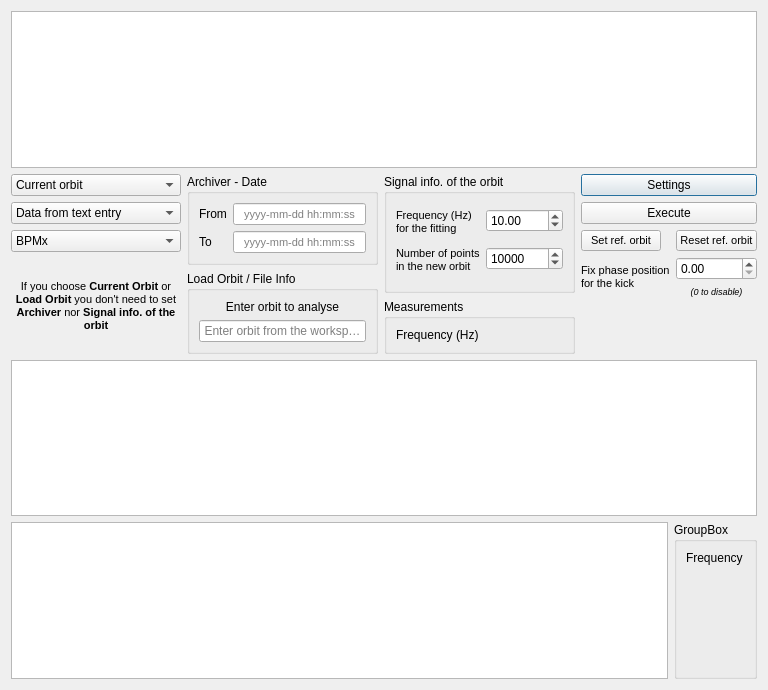
<?xml version="1.0" encoding="UTF-8"?>
<ui version="4.0">
 <class>Form</class>
 <widget class="QDialog" name="Form">
  <property name="geometry">
   <rect>
    <x>0</x>
    <y>0</y>
    <width>768</width>
    <height>690</height>
   </rect>
  </property>
  <property name="windowTitle">
   <string>Form</string>
  </property>
  <layout class="QGridLayout" name="gridLayout">
   <item row="1" column="1">
    <layout class="QHBoxLayout" name="horizontalLayout">
     <item>
      <layout class="QVBoxLayout" name="verticalLayout">
       <item>
        <widget class="QComboBox" name="orbite_source_combo">
         <item>
          <property name="text">
           <string>Current orbit</string>
          </property>
         </item>
         <item>
          <property name="text">
           <string>Orbit out of the time signal</string>
          </property>
         </item>
         <item>
          <property name="text">
           <string>Load orbit</string>
          </property>
         </item>
        </widget>
       </item>
       <item>
        <widget class="QComboBox" name="comboBox_3">
         <item>
          <property name="text">
           <string>Data from text entry</string>
          </property>
         </item>
         <item>
          <property name="text">
           <string>Data from file</string>
          </property>
         </item>
        </widget>
       </item>
       <item>
        <widget class="QComboBox" name="comboBox_2">
         <item>
          <property name="text">
           <string>BPMx</string>
          </property>
         </item>
         <item>
          <property name="text">
           <string>BPMy</string>
          </property>
         </item>
        </widget>
       </item>
       <item>
        <widget class="QLabel" name="label">
         <property name="font">
          <font>
           <pointsize>8</pointsize>
          </font>
         </property>
         <property name="text">
          <string>&lt;html&gt;&lt;head/&gt;&lt;body&gt;&lt;p&gt;If you choose &lt;span style=&quot; font-weight:600;&quot;&gt;Current Orbit&lt;/span&gt; or &lt;span style=&quot; font-weight:600;&quot;&gt;Load Orbit&lt;/span&gt; you don't need to set &lt;span style=&quot; font-weight:600;&quot;&gt;Archiver&lt;/span&gt; nor &lt;span style=&quot; font-weight:600;&quot;&gt;Signal info. of the orbit&lt;/span&gt;&lt;/p&gt;&lt;/body&gt;&lt;/html&gt;</string>
         </property>
         <property name="alignment">
          <set>Qt::AlignCenter</set>
         </property>
         <property name="wordWrap">
          <bool>true</bool>
         </property>
        </widget>
       </item>
      </layout>
     </item>
     <item>
      <layout class="QVBoxLayout" name="verticalLayout_2">
       <item>
        <widget class="QGroupBox" name="archive_box">
         <property name="title">
          <string>Archiver - Date</string>
         </property>
         <layout class="QFormLayout" name="formLayout">
          <property name="fieldGrowthPolicy">
           <enum>QFormLayout::ExpandingFieldsGrow</enum>
          </property>
          <item row="0" column="0">
           <widget class="QLabel" name="date_from_label">
            <property name="text">
             <string>From</string>
            </property>
           </widget>
          </item>
          <item row="0" column="1">
           <widget class="QLineEdit" name="date_from_edit">
            <property name="font">
             <font>
              <pointsize>8</pointsize>
             </font>
            </property>
            <property name="alignment">
             <set>Qt::AlignCenter</set>
            </property>
            <property name="placeholderText">
             <string>yyyy-mm-dd hh:mm:ss</string>
            </property>
           </widget>
          </item>
          <item row="1" column="0">
           <widget class="QLabel" name="date_to_label">
            <property name="text">
             <string>To</string>
            </property>
           </widget>
          </item>
          <item row="1" column="1">
           <widget class="QLineEdit" name="date_to_edit">
            <property name="font">
             <font>
              <pointsize>8</pointsize>
             </font>
            </property>
            <property name="maxLength">
             <number>20</number>
            </property>
            <property name="alignment">
             <set>Qt::AlignCenter</set>
            </property>
            <property name="placeholderText">
             <string>yyyy-mm-dd hh:mm:ss</string>
            </property>
           </widget>
          </item>
         </layout>
        </widget>
       </item>
       <item>
        <widget class="QGroupBox" name="orbit_info_box">
         <property name="title">
          <string>Load Orbit / File Info</string>
         </property>
         <property name="flat">
          <bool>false</bool>
         </property>
         <layout class="QGridLayout" name="gridLayout_2">
          <item row="1" column="0">
           <widget class="QLabel" name="orbit_info_label">
            <property name="text">
             <string>Enter orbit to analyse</string>
            </property>
            <property name="alignment">
             <set>Qt::AlignCenter</set>
            </property>
           </widget>
          </item>
          <item row="2" column="0">
           <widget class="QLineEdit" name="orbit_info_edit">
            <property name="alignment">
             <set>Qt::AlignCenter</set>
            </property>
            <property name="placeholderText">
             <string>Enter orbit from the workspace</string>
            </property>
           </widget>
          </item>
         </layout>
        </widget>
       </item>
      </layout>
     </item>
     <item>
      <layout class="QVBoxLayout" name="verticalLayout_3">
       <item>
        <widget class="QGroupBox" name="signal_info_box">
         <property name="title">
          <string>Signal info. of the orbit</string>
         </property>
         <layout class="QFormLayout" name="formLayout_2">
          <item row="0" column="0">
           <widget class="QLabel" name="fitting_freq_label">
            <property name="sizePolicy">
             <sizepolicy hsizetype="Expanding" vsizetype="Expanding">
              <horstretch>0</horstretch>
              <verstretch>0</verstretch>
             </sizepolicy>
            </property>
            <property name="font">
             <font>
              <pointsize>8</pointsize>
             </font>
            </property>
            <property name="text">
             <string>&lt;html&gt;&lt;head/&gt;&lt;body&gt;&lt;p&gt;Frequency (Hz) &lt;br/&gt;for the fitting&lt;/p&gt;&lt;/body&gt;&lt;/html&gt;</string>
            </property>
           </widget>
          </item>
          <item row="0" column="1">
           <widget class="QDoubleSpinBox" name="fitting_freq_edit">
            <property name="sizePolicy">
             <sizepolicy hsizetype="Minimum" vsizetype="Fixed">
              <horstretch>0</horstretch>
              <verstretch>0</verstretch>
             </sizepolicy>
            </property>
            <property name="value">
             <double>10.000000000000000</double>
            </property>
           </widget>
          </item>
          <item row="1" column="0">
           <widget class="QLabel" name="points_nb_label">
            <property name="font">
             <font>
              <pointsize>8</pointsize>
             </font>
            </property>
            <property name="text">
             <string>&lt;html&gt;&lt;head/&gt;&lt;body&gt;&lt;p&gt;Number of points&lt;br/&gt;in the new orbit&lt;/p&gt;&lt;/body&gt;&lt;/html&gt;</string>
            </property>
           </widget>
          </item>
          <item row="1" column="1">
           <widget class="QSpinBox" name="points_nb_edit">
            <property name="minimum">
             <number>1</number>
            </property>
            <property name="maximum">
             <number>1000000</number>
            </property>
            <property name="singleStep">
             <number>10</number>
            </property>
            <property name="value">
             <number>10000</number>
            </property>
           </widget>
          </item>
         </layout>
        </widget>
       </item>
       <item>
        <widget class="QGroupBox" name="measurement_box">
         <property name="title">
          <string>Measurements</string>
         </property>
         <layout class="QFormLayout" name="formLayout_3">
          <item row="0" column="0">
           <widget class="QLabel" name="label_7">
            <property name="text">
             <string>Frequency (Hz)</string>
            </property>
           </widget>
          </item>
         </layout>
        </widget>
       </item>
      </layout>
     </item>
     <item>
      <layout class="QFormLayout" name="formLayout_4">
       <property name="fieldGrowthPolicy">
        <enum>QFormLayout::AllNonFixedFieldsGrow</enum>
       </property>
       <item row="0" column="0" colspan="2">
        <widget class="QPushButton" name="settings_btn">
         <property name="text">
          <string>Settings</string>
         </property>
        </widget>
       </item>
       <item row="1" column="0" colspan="2">
        <widget class="QPushButton" name="execute_btn">
         <property name="text">
          <string>Execute</string>
         </property>
        </widget>
       </item>
       <item row="2" column="1">
        <widget class="QPushButton" name="reset_ref_btn">
         <property name="font">
          <font>
           <pointsize>8</pointsize>
          </font>
         </property>
         <property name="text">
          <string>Reset ref. orbit</string>
         </property>
        </widget>
       </item>
       <item row="3" column="1">
        <layout class="QVBoxLayout" name="verticalLayout_4">
         <item>
          <widget class="QDoubleSpinBox" name="phase_pos_edit">
           <property name="alignment">
            <set>Qt::AlignBottom|Qt::AlignLeading|Qt::AlignLeft</set>
           </property>
          </widget>
         </item>
         <item>
          <widget class="QLabel" name="label_5">
           <property name="font">
            <font>
             <pointsize>7</pointsize>
             <italic>true</italic>
            </font>
           </property>
           <property name="text">
            <string>(0 to disable)</string>
           </property>
           <property name="alignment">
            <set>Qt::AlignHCenter|Qt::AlignTop</set>
           </property>
           <property name="margin">
            <number>0</number>
           </property>
          </widget>
         </item>
        </layout>
       </item>
       <item row="3" column="0">
        <widget class="QLabel" name="phase_pos_label">
         <property name="font">
          <font>
           <pointsize>8</pointsize>
          </font>
         </property>
         <property name="text">
          <string>Fix phase position&lt;br/&gt;for the kick</string>
         </property>
        </widget>
       </item>
       <item row="2" column="0">
        <widget class="QPushButton" name="set_ref_btn">
         <property name="font">
          <font>
           <pointsize>8</pointsize>
          </font>
         </property>
         <property name="text">
          <string>Set ref. orbit</string>
         </property>
        </widget>
       </item>
      </layout>
     </item>
    </layout>
   </item>
   <item row="0" column="1">
    <widget class="QGraphicsView" name="graphicsView"/>
   </item>
   <item row="3" column="1">
    <widget class="QGraphicsView" name="graphicsView_2"/>
   </item>
   <item row="5" column="1">
    <layout class="QHBoxLayout" name="horizontalLayout">
     <item>
      <widget class="QGraphicsView" name="graphicsView_3"/>
     </item>
     <item>
      <widget class="QGroupBox" name="info_box">
       <property name="title">
        <string>GroupBox</string>
       </property>
       <layout class="QFormLayout" name="formLayout_5">
        <property name="fieldGrowthPolicy">
         <enum>QFormLayout::AllNonFixedFieldsGrow</enum>
        </property>
        <item row="0" column="0">
         <widget class="QLabel" name="info_label">
          <property name="text">
           <string>Frequency</string>
          </property>
         </widget>
        </item>
       </layout>
      </widget>
     </item>
    </layout>
   </item>
  </layout>
 </widget>
 <resources/>
 <connections/>
</ui>
